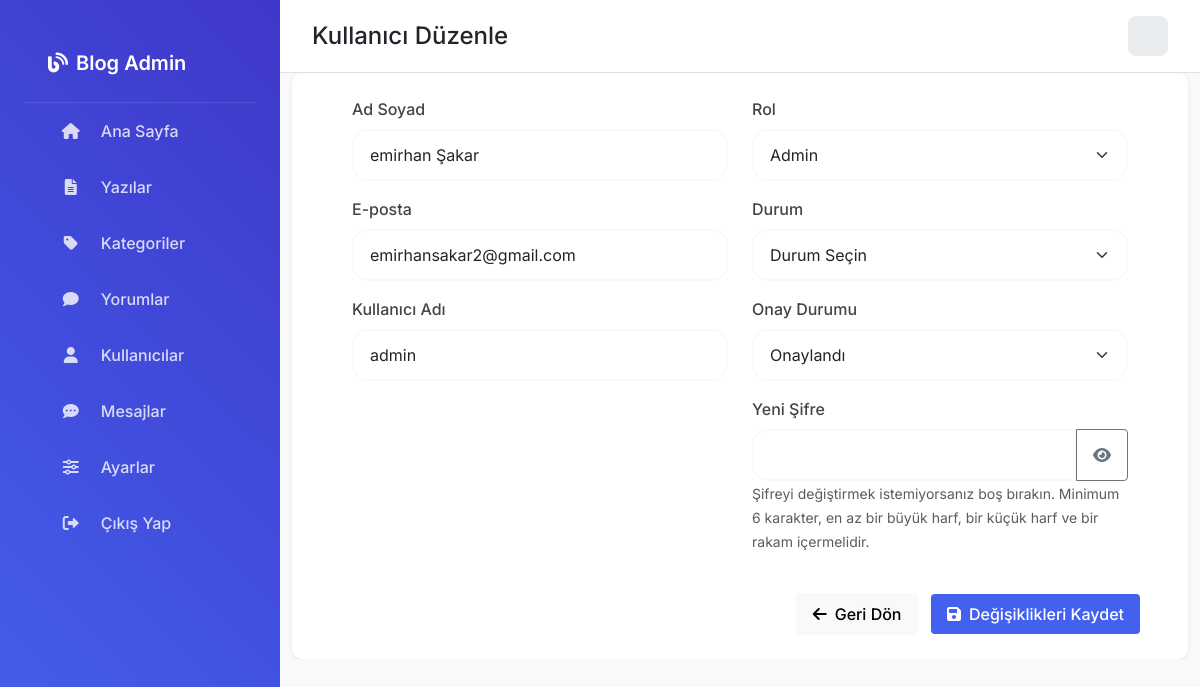
Screenshot of /admin/kullanici-duzenle.php?id=22 (signed in) with the database file from the repository.
### tables this page shows
CREATE TABLE `kullanicilar` (
  `id` int(11) NOT NULL AUTO_INCREMENT,
  `kullanici_adi` varchar(50) NOT NULL,
  `email` varchar(100) NOT NULL,
  `sifre` varchar(255) NOT NULL,
  `ad_soyad` varchar(100) DEFAULT NULL,
  `rol` enum('admin','yazar','kullanici') DEFAULT 'kullanici',
  `durum` tinyint(1) DEFAULT 1,
  `onay_durumu` enum('bekliyor','onaylandi','reddedildi') DEFAULT 'bekliyor',
  `itiraz_mesaji` text DEFAULT NULL,
  `itiraz_tarihi` timestamp NULL DEFAULT NULL,
  `son_giris` timestamp NOT NULL DEFAULT current_timestamp() ON UPDATE current_timestamp(),
  `auth_token` varchar(64) DEFAULT NULL,
  `created_at` timestamp NOT NULL DEFAULT current_timestamp(),
  `hatirla_token` varchar(64) DEFAULT NULL,
  `son_aktivite` timestamp NULL DEFAULT NULL,
  `cevrimici_durum` tinyint(1) NOT NULL DEFAULT 0,
  `kayit_tarihi` timestamp NOT NULL DEFAULT current_timestamp(),
  `profil_resmi` varchar(255) DEFAULT NULL,
  PRIMARY KEY (`id`),
  UNIQUE KEY `kullanici_adi` (`kullanici_adi`),
  UNIQUE KEY `email` (`email`)
);

### admin/kullanici-duzenle.php (the view, shortened to what this page needs)
<?php
require_once('../baglan.php');
mysqli_set_charset($conn, "utf8mb4");
$kullanici_id = intval($_GET['id']);
$sql = "SELECT * FROM kullanicilar WHERE id = ?";
$stmt = $conn->prepare($sql);
$stmt->bind_param("i", $kullanici_id);
$stmt->execute();
$result = $stmt->get_result();
$kullanici = $result->fetch_assoc();
?>
<!DOCTYPE html>
<html lang="tr">
<head>
    <link href="https://cdn.jsdelivr.net/npm/bootstrap@5.3.0/dist/css/bootstrap.min.css" rel="stylesheet">
    <link rel="stylesheet" href="https://cdnjs.cloudflare.com/ajax/libs/font-awesome/6.0.0/css/all.min.css">
    <link rel="stylesheet" href="css/admin.css">
</head>
<body>
    <div class="container-fluid">
        <div class="row">
            <?php include 'includes/sidebar.php'; ?>
            <div class="col p-0">
                <div class="main-content">
                    <div class="top-bar">
                        <h2 class="h4 mb-0">Kullanıcı Düzenle</h2>
                        <div class="d-flex align-items-center">
                            <div class="user-menu dropdown">
                                <div class="d-flex align-items-center" role="button" data-bs-toggle="dropdown">
                                    <div class="user-avatar">
                                    </div>
                                </div>
                            </div>
                        </div>
                    </div>
                    <div class="content-wrapper">
                        <div class="container-fluid">
                            <div class="row">
                                <div class="col-12">
                                    <div class="card">
                                        <div class="card-body">
                                            <form class="user-form" method="POST" action="kullanici-duzenle.php?id=<?php echo $kullanici_id; ?>">
                                                <div class="row">
                                                    <div class="col-md-6">
                                                        <div class="mb-3">
                                                            <label class="form-label">Ad Soyad</label>
                                                            <input type="text" name="ad_soyad" class="form-control" value="<?php echo htmlspecialchars($kullanici['ad_soyad']); ?>" required>
                                                        </div>
                                                        <div class="mb-3">
                                                            <label class="form-label">E-posta</label>
                                                            <input type="email" name="email" class="form-control" value="<?php echo htmlspecialchars($kullanici['email']); ?>" required>
                                                        </div>
                                                        <div class="mb-3">
                                                            <label class="form-label">Kullanıcı Adı</label>
                                                            <input type="text" name="kullanici_adi" class="form-control" value="<?php echo htmlspecialchars($kullanici['kullanici_adi']); ?>" required>
                                                        </div>
                                                    </div>
                                                    <div class="col-md-6">
                                                        <div class="mb-3">
                                                            <label class="form-label">Rol</label>
                                                            <select name="rol" class="form-select" required>
                                                                <option value="admin" <?php echo $kullanici['rol'] === 'admin' ? 'selected' : ''; ?>>Admin</option>
                                                            </select>
                                                        </div>
                                                        <div class="mb-3">
                                                            <label class="form-label">Durum</label>
                                                            <select name="durum" class="form-select" required id="durumSelect">
                                                                <option value="">Durum Seçin</option>
                                                            </select>
                                                        </div>
                                                        <div class="mb-3">
                                                            <label class="form-label">Onay Durumu</label>
                                                            <select name="onay_durumu" class="form-select" required>
                                                                <option value="onaylandi" <?php echo $kullanici['onay_durumu'] === 'onaylandi' ? 'selected' : ''; ?>>Onaylandı</option>
                                                            </select>
                                                        </div>
                                                        <div class="mb-3">
                                                            <label class="form-label">Yeni Şifre</label>
                                                            <div class="input-group">
                                                                <input type="password" name="yeni_sifre" class="form-control" id="yeni_sifre" minlength="6">
                                                                <button class="btn btn-outline-secondary" type="button" onclick="togglePassword('yeni_sifre')">
                                                                    <i class="fas fa-eye"></i>
                                                                </button>
                                                            </div>
                                                            <small class="text-muted">Şifreyi değiştirmek istemiyorsanız boş bırakın. Minimum 6 karakter, en az bir büyük harf, bir küçük harf ve bir rakam içermelidir.</small>
                                                        </div>
                                                    </div>
                                                </div>
                                                <div class="text-end mt-4">
                                                    <a href="kullanicilar.php" class="btn btn-light me-2">
                                                        <i class="fas fa-arrow-left me-2"></i>Geri Dön
                                                    </a>
                                                    <button type="submit" class="btn btn-primary" id="saveButton">
                                                        <i class="fas fa-save me-2"></i>Değişiklikleri Kaydet
                                                    </button>
                                                </div>
                                            </form>
                                        </div>
                                    </div>
                                </div>
                            </div>
                        </div>
                    </div>
                </div>
            </div>
        </div>
    </div>
</body>
</html>

### admin/css/admin.css (style rules this page uses)
:root { --mavi-koyu: #1e3d59; --mavi-orta: #2b6cb0; --mavi-acik: #4299e1; --mavi-pastel: #ebf8ff; --bordo-koyu: #742a2a; --bordo-orta: #9b2c2c; --bordo-acik: #c53030; --bordo-pastel: #fff5f5; --gri-koyu: #2d3748; --gri-orta: #4a5568; --gri-acik: #a0aec0; --gri-pastel: #f7fafc; --beyaz: #ffffff; --siyah: #1a202c; --basari: #48bb78; --uyari: #ecc94b; --hata: #f56565; --info: #4299e1; --primary-color: #3b82f6; --secondary-color: #1d4ed8; --accent-color: #818cf8; --background-color: #f8fafc; --text-color: #0f172a; --light-text: #64748b; --card-bg: #ffffff; --border-color: #e2e8f0; --hover-color: #6366f1; --success-color: #10b981; --danger-color: #ef4444; --warning-color: #f59e0b; --info-color: #3b82f6; }
body { font-family: 'Inter', sans-serif; background: #f8f9fa; }
.main-content { margin-left: 280px; transition: all 0.3s ease; }
.top-bar { background: white; padding: 1rem 2rem; display: flex; align-items: center; justify-content: space-between; border-bottom: 1px solid #e0e0e0; }
.user-menu { cursor: pointer; }
.user-avatar { width: 40px; height: 40px; background: #e9ecef; border-radius: 8px; display: flex; align-items: center; justify-content: center; font-weight: 600; color: #4361ee; }
.btn-primary { background: #4361ee; border: none; padding: 0.75rem 1.5rem; border-radius: 8px; font-weight: 500; transition: all 0.3s ease; }
.form-control { border-radius: 8px; border: 1px solid #e0e0e0; padding: 0.75rem 1rem; transition: all 0.3s ease; }
.form-label { font-weight: 500; color: #444; margin-bottom: 0.5rem; }
.card { border: none; border-radius: 10px; box-shadow: 0 1px 3px rgba(0,0,0,0.1); transition: all 0.3s ease; }
.card-body { padding: 1.5rem; }
.btn { font-weight: 500; padding: 0.5rem 1rem; border-radius: 0.25rem; }
.form-label { font-weight: 500; margin-bottom: 0.5rem; }
.user-menu { position: relative; }
.container-fluid { padding: 0; overflow-x: hidden; }
.row { margin: 0; }
.user-form { max-width: 800px; margin: 0 auto; }
.user-form .form-control { border: 2px solid var(--gri-pastel); border-radius: 1rem; padding: 0.75rem 1rem; transition: all 0.3s ease; }
.user-form .form-select { border: 2px solid var(--gri-pastel); border-radius: 1rem; padding: 0.75rem 1rem; background-position: right 1rem center; }

### rows the page displays
kullanicilar: ad_soyad "emirhan Şakar", email "emirhansakar2@gmail.com", kullanici_adi "admin", rol "Admin", onay_durumu "Onaylandı"
